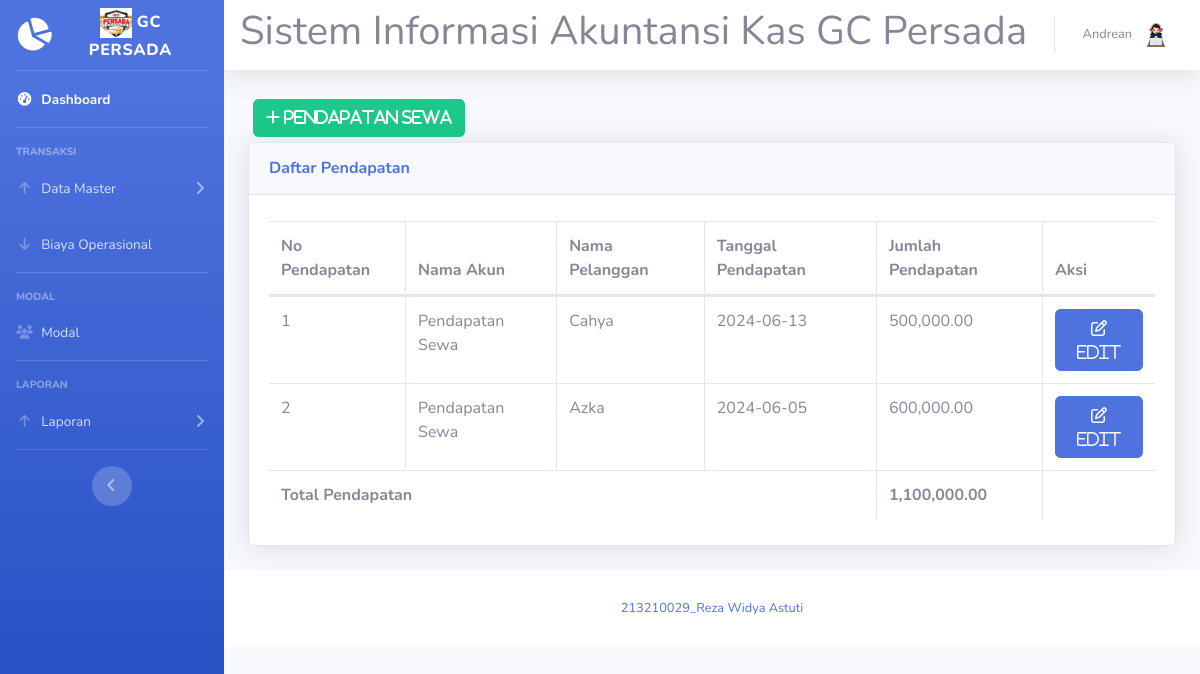
Page /pendapatan-sewa.php (signed in) on the earlier database version.
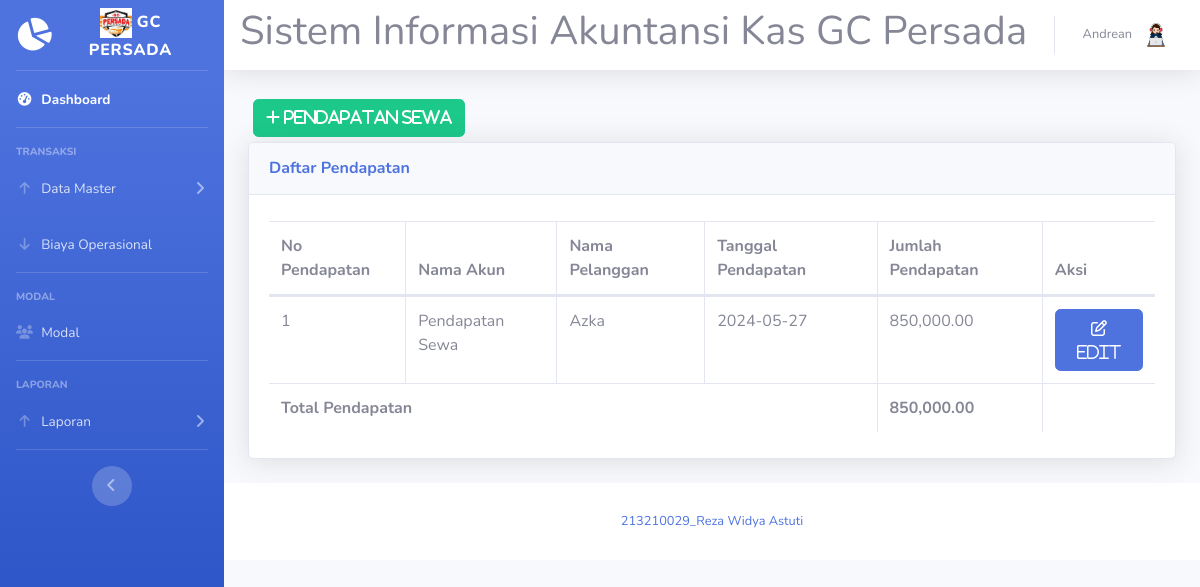
Same page on the later database version.
### tables this page shows
CREATE TABLE `pendapatan_sewa` (
  `id_pendapatan` varchar(5) NOT NULL,
  `id_akun` varchar(5) NOT NULL,
  `no_pelanggan` int(2) NOT NULL,
  `id_sewa` int(2) NOT NULL,
  `nama_pendapatan` varchar(20) NOT NULL,
  `tgl_pendapatan` date NOT NULL,
  `jumlah_pendapatan` int(11) NOT NULL
);

CREATE TABLE `kategori_akun` (
  `id_akun` varchar(5) NOT NULL,
  `nama_akun` varchar(20) NOT NULL
);

CREATE TABLE `pelanggan` (
  `no_pelanggan` int(2) NOT NULL,
  `nama` varchar(15) NOT NULL,
  `alamat` varchar(20) NOT NULL,
  `no_hp` varchar(13) NOT NULL
);

### pendapatan-sewa.php (the view, shortened to what this page needs)
<?php
require 'koneksi.php';
?>
<!DOCTYPE html>
<html lang="en">
<head>
  <link href="vendor/fontawesome-free/css/all.min.css" rel="stylesheet" type="text/css">
  <link href="css/sb-admin-2.min.css" rel="stylesheet">
  <link href="vendor/datatables/dataTables.bootstrap4.min.css" rel="stylesheet">
</head>
<body id="page-top">
  <?php require 'sidebar.php'; ?>
  <?php require 'navbar.php'; ?>
  <div id="content">
    <div class="container-fluid">
      <button type="button" class="btn btn-success" style="margin:5px" data-toggle="modal" data-target="#myModalTambah"><i class="fa fa-plus"> Pendapatan Sewa</i></button><br>
      <div class="card shadow mb-4">
        <div class="card-header py-3">
          <h6 class="m-0 font-weight-bold text-primary">Daftar Pendapatan</h6>
        </div>
        <div class="card-body">
          <div class="table-responsive">
            <table class="table table-bordered" id="dataTable" width="100%" cellspacing="0">
              <thead>
                <tr>
                  <th>No Pendapatan</th>
                  <th>Nama Akun</th>
                  <th>Nama Pelanggan</th>
                  <th>Tanggal Pendapatan</th>
                  <th>Jumlah Pendapatan</th>
                  <th>Aksi</th>
                </tr>
              </thead>
              <tbody>
                <?php
                $no = 0;
                $total_pendapatan = 0;
                $query = mysqli_query($koneksi, "SELECT pendapatan_sewa.*, kategori_akun.nama_akun, pelanggan.nama FROM pendapatan_sewa JOIN kategori_akun ON pendapatan_sewa.id_akun=kategori_akun.id_akun JOIN pelanggan ON pelanggan.no_pelanggan = pendapatan_sewa.no_pelanggan");
                while ($data = mysqli_fetch_assoc($query)) {
                  $total_pendapatan += $data['jumlah_pendapatan'];
                ?>
                  <tr>
                    <td><?= $no += 1; ?></td>
                    <td><?= $data['nama_akun'] ?></td>
                    <td><?= $data['nama'] ?></td>
                    <td><?= $data['tgl_pendapatan'] ?></td>
                    <td><?= number_format($data['jumlah_pendapatan'], 2) ?></td>
                    <td>
                      <a href="#" type="button" class="fa fa-edit btn btn-primary btn-md" data-toggle="modal" data-target="#myModal<?= $data['id_pendapatan']; ?>"> Edit</a>
                    </td>
                  </tr>
                <?php } ?>
                <tr>
                  <td colspan="4"><strong>Total Pendapatan</strong></td>
                  <td><strong><?= number_format($total_pendapatan, 2) ?></strong></td>
                  <td></td>
                </tr>
              </tbody>
            </table>
          </div>
        </div>
      </div>
    </div>
    <?php require 'footer.php'; ?>
  </div>
</body>
</html>

### sidebar.php (shortened to what this page needs)
<div id="wrapper">
  <ul class="navbar-nav bg-gradient-primary sidebar sidebar-dark accordion" id="accordionSidebar">
    <a class="sidebar-brand d-flex align-items-center justify-content-center" href="index.php">
      <div class="sidebar-brand-icon rotate-n-15">
        <i class="fas fa-chart-pie"></i>
      </div>
      <div class="sidebar-brand-text mx-3"> <img src="img/logo.jpg" height="30dvh" alt=""> GC PERSADA</div>
    </a>
    <hr class="sidebar-divider my-0">
    <li class="nav-item active">
      <a class="nav-link" href="index.php">
        <i class="fas fa-fw fa-tachometer-alt"></i>
        <span>Dashboard</span></a>
    </li>
    <hr class="sidebar-divider">
    <div class="sidebar-heading">
      Transaksi
    </div>
    <li class="nav-item">
      <a class="nav-link collapsed" href="#" data-toggle="collapse" data-target="#collapsePendapatan" aria-expanded="true" aria-controls="collapsePages">
        <i class="fas fa-fw fa-arrow-up"></i>
        <span>Data Master</span>
      </a>
    </li>
    <li class="nav-item">
      <a class="nav-link collapsed" href="operasional.php">
        <i class="fas fa-fw fa-arrow-down"></i>
        <span>Biaya Operasional</span>
      </a>
    </li>
    <hr class="sidebar-divider">
    <div class="sidebar-heading">
      Modal
    </div>
    <li class="nav-item">
      <a class="nav-link collapsed" href="modal.php">
        <i class="fas fa-fw fa-users"></i>
        <span>Modal</span>
      </a>
    </li>
    <hr class="sidebar-divider">
    <div class="sidebar-heading">
      Laporan
    </div>
    <li class="nav-item">
      <a class="nav-link collapsed" href="#" data-toggle="collapse" data-target="#collapseLaporan" aria-expanded="true" aria-controls="collapsePages">
        <i class="fas fa-fw fa-arrow-up"></i>
        <span>Laporan</span>
      </a>
    </li>
    <hr class="sidebar-divider d-none d-md-block">
    <div class="text-center d-none d-md-inline">
      <button class="rounded-circle border-0" id="sidebarToggle"></button>
    </div>
  </ul>
  <div id="content-wrapper" class="d-flex flex-column">

### navbar.php (shortened to what this page needs)
<nav class="navbar navbar-expand navbar-light bg-white topbar mb-4 static-top shadow">
  <h1>Sistem Informasi Akuntansi Kas GC Persada</h1>
<?php require 'user.php'; ?>
</nav>

### user.php (shortened to what this page needs)
<ul class="navbar-nav ml-auto">
  <li class="nav-item dropdown no-arrow">
    <a class="nav-link dropdown-toggle" href="#" id="userDropdown" role="button" data-toggle="dropdown" aria-haspopup="true" aria-expanded="false">
      <span class="mr-2 d-none d-lg-inline text-gray-600 small"><?=$_SESSION['nama']?></span>
      <img class="img-profile rounded-circle" src="img/she2.png">
    </a>
  </li>
</ul>

### footer.php
<footer class="sticky-footer bg-white">
  <div class="container my-auto">
    <div class="copyright text-center my-auto">
      <span>
        <a href=''title='' target=''_blank>213210029_Reza Widya Astuti</a>
      </span>
    </div>
  </div>
</footer>

Differences in the rows shown:
removed pendapatan_sewa: no "1", id_akun.nama_akun "Pendapatan Sewa", pelanggan.nama "Cahya", tgl_pendapatan "2024-06-13", jumlah_pendapatan "500,000.00"
removed pendapatan_sewa: no "2", id_akun.nama_akun "Pendapatan Sewa", pelanggan.nama "Azka", tgl_pendapatan "2024-06-05", jumlah_pendapatan "600,000.00"
added pendapatan_sewa: no "1", id_akun.nama_akun "Pendapatan Sewa", pelanggan.nama "Azka", tgl_pendapatan "2024-05-27", jumlah_pendapatan "850,000.00"
Other differences:
$total_pendapatan: "1,100,000.00" → "850,000.00"
